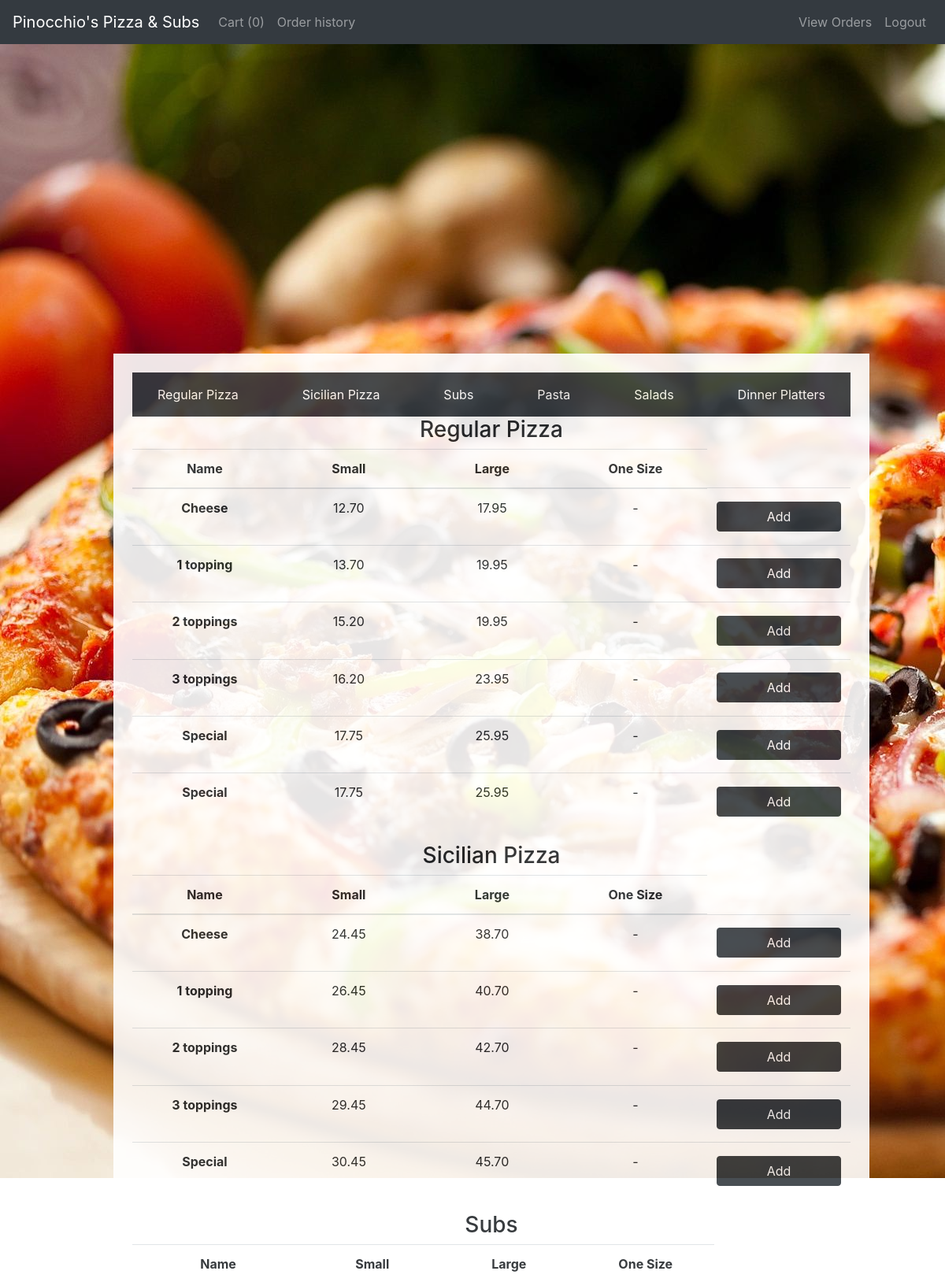
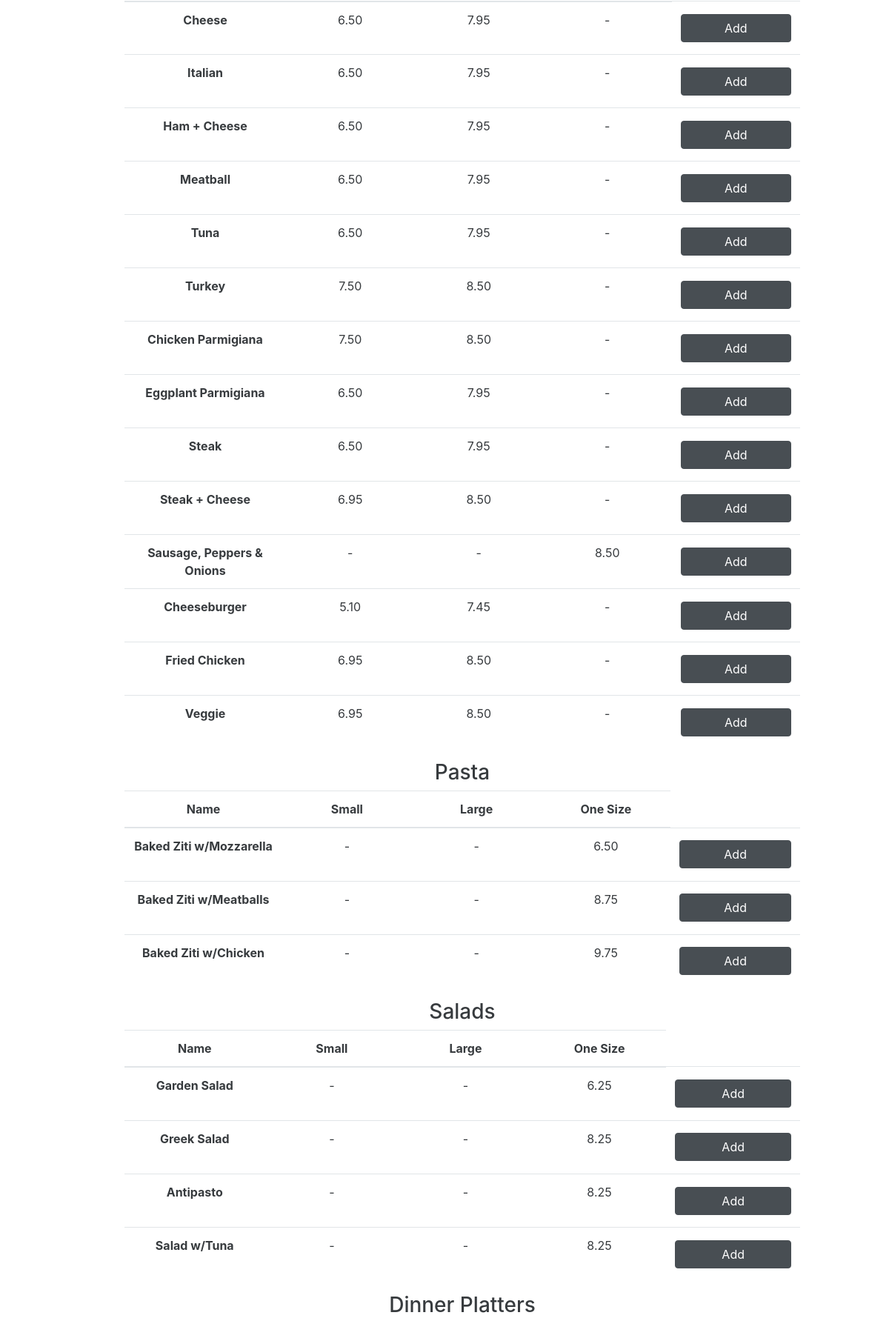
The page / (signed in, upper part) on the database its author committed (2 pictures, top to bottom).
### orders/models.py (models this page shows, shortened)
class Category(models.Model):
    name = models.CharField(max_length=64)
    class Meta:
        verbose_name_plural = "Categories"

class Menu_Item(models.Model):
    name = models.CharField(max_length=64)
    category = models.ForeignKey(Category, on_delete=models.CASCADE, related_name="items")
    small_price = models.DecimalField(max_digits=5,decimal_places=2, blank=True, null=True)
    large_price = models.DecimalField(max_digits=5,decimal_places=2, blank=True, null=True)
    one_size_price = models.DecimalField(max_digits=5,decimal_places=2, blank=True, null=True)
    number_of_toppings = models.PositiveIntegerField(default=0)
    special_toppings = models.ManyToManyField(Topping, blank=True, related_name="items")

### orders/views.py (the view)
# urls.py: path("", views.index, name="index"),
def index(request):
    if not request.user.is_authenticated:
        return render(request, "orders/login.html")
    context = {
        "user":request.user,
        "menu":Menu_Item.objects.all(),
        "categories":Category.objects.all(),
        "items":Shopping_Cart_Item.objects.filter(user=User.objects.get(pk=request.user.id)).filter(cart=None).count()
    }
    return render(request, "orders/index.html", context)

### orders/templates/orders/index.html
{% extends "orders/base.html" %}
{% block body %}
<div class="container-fluid">
  <nav class="category-nav navbar navbar-dark bg-dark">
    {% for category in categories.all %}
    <a class="category-link nav-link" href="#{{ category.name }}">{{ category.name }}</a>
    {% endfor %}
  </nav>
  {% for category in categories.all %}
    <table id="{{ category.name }}" class="table">
      <thead>
        <tr>
          <h3>{{ category.name }}</h3>
        </tr>
        <tr>
          <th scope="col">Name</th>
          <th scope="col">Small</th>
          <th scope="col">Large</th>
          <th scope="col">One Size</th>
        </tr>
    </thead>
    <tbody>
      {% for item in category.items.all %}
        <tr>
          <th scope="row">{{ item.name }}</th>
          <td>{{ item.small_price|default_if_none:"-" }}</td>
          <td>{{ item.large_price|default_if_none:"-" }}</td>
          <td>{{ item.one_size_price|default_if_none:"-" }}</td>
          <td><a href="{% url 'menu_item' item.id %}" class="btn btn-dark">Add</a></td>
        </tr>
      {% endfor %}
    </tbody>
    </table>
  {% endfor %}
</div>
{% endblock %}

### orders/static/orders/styles.css (style rules this page uses)
body, html { width: 100%; height: 100%; overflow: hidden; }
.btn { display: block; margin: 3% auto; }
.container-fluid { padding: 2%; text-align: center; position: absolute; top: 50%; left: 50%; transform: translate(-50%, -50%); background-color: white; opacity: 0.9; overflow-y: auto; height: 80%; width: 80%; margin: 2%; }
.table td, .table th { width: 10%; }
.category-link { decoration: none; color: white; }

### rows shown on the page
Category: name "Regular Pizza"
Category: name "Sicilian Pizza"
Category: name "Subs"
Category: name "Pasta"
Category: name "Salads"
Category: name "Dinner Platters"
Menu_Item: name "Cheese", small_price "12.70", large_price "17.95", one_size_price "-"
Menu_Item: name "1 topping", small_price "13.70", large_price "19.95", one_size_price "-"
Menu_Item: name "2 toppings", small_price "15.20", large_price "19.95", one_size_price "-"
Menu_Item: name "3 toppings", small_price "16.20", large_price "23.95", one_size_price "-"
Menu_Item: name "Special", small_price "17.75", large_price "25.95", one_size_price "-"
Menu_Item: name "Special", small_price "17.75", large_price "25.95", one_size_price "-"
Menu_Item: name "Cheese", small_price "24.45", large_price "38.70", one_size_price "-"
Menu_Item: name "1 topping", small_price "26.45", large_price "40.70", one_size_price "-"
Menu_Item: name "2 toppings", small_price "28.45", large_price "42.70", one_size_price "-"
Menu_Item: name "3 toppings", small_price "29.45", large_price "44.70", one_size_price "-"
Menu_Item: name "Special", small_price "30.45", large_price "45.70", one_size_price "-"
Menu_Item: name "Cheese", small_price "6.50", large_price "7.95", one_size_price "-"
Menu_Item: name "Italian", small_price "6.50", large_price "7.95", one_size_price "-"
Menu_Item: name "Ham + Cheese", small_price "6.50", large_price "7.95", one_size_price "-"
Menu_Item: name "Meatball", small_price "6.50", large_price "7.95", one_size_price "-"
Menu_Item: name "Tuna", small_price "6.50", large_price "7.95", one_size_price "-"
Menu_Item: name "Turkey", small_price "7.50", large_price "8.50", one_size_price "-"
Menu_Item: name "Chicken Parmigiana", small_price "7.50", large_price "8.50", one_size_price "-"
Menu_Item: name "Eggplant Parmigiana", small_price "6.50", large_price "7.95", one_size_price "-"
Menu_Item: name "Steak", small_price "6.50", large_price "7.95", one_size_price "-"
Menu_Item: name "Steak + Cheese", small_price "6.95", large_price "8.50", one_size_price "-"
Menu_Item: name "Sausage, Peppers & Onions", small_price "-", large_price "-", one_size_price "8.50"
Menu_Item: name "Cheeseburger", small_price "5.10", large_price "7.45", one_size_price "-"
Menu_Item: name "Fried Chicken", small_price "6.95", large_price "8.50", one_size_price "-"
Menu_Item: name "Veggie", small_price "6.95", large_price "8.50", one_size_price "-"
Menu_Item: name "Baked Ziti w/Mozzarella", small_price "-", large_price "-", one_size_price "6.50"
Menu_Item: name "Baked Ziti w/Meatballs", small_price "-", large_price "-", one_size_price "8.75"
Menu_Item: name "Baked Ziti w/Chicken", small_price "-", large_price "-", one_size_price "9.75"
Menu_Item: name "Garden Salad", small_price "-", large_price "-", one_size_price "6.25"
Menu_Item: name "Greek Salad", small_price "-", large_price "-", one_size_price "8.25"
Menu_Item: name "Antipasto", small_price "-", large_price "-", one_size_price "8.25"
Menu_Item: name "Salad w/Tuna", small_price "-", large_price "-", one_size_price "8.25"
